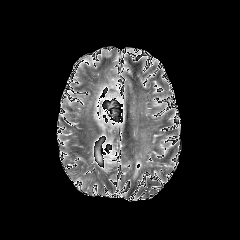
#> input picture PNG/processed/t2/101.png, 240 x 240 px, found by its file name
$ python findContoursl.py   (older library calls are emulated)
#> lines starting #> are read from the running program, lines starting #| are printed output that depends on the picture; after the words box and inside, x2 and y2 are one past the last pixel; in counts of white or black regions, pixels touching at a corner belong together
import cv2
import matplotlib.pyplot as plt
import os
import numpy as np

# imgfile = 'image.jpg'
# pngfile = 'mask.png'

img = cv2.imread(os.path.join('PNG2/preprocessed/Transverse/t1ce/101.png'), 1)
#> img is the input picture: shape (240, 240, 3); min 0, max 255, mean 36.5
img_original = img
mask = cv2.imread(os.path.join('PNG2/preprocessed/Transverse/truth/101.png'), 0)
#> mask: shape (240, 240); min 0, max 255, mean 36.5
# img = img_original
# img = cv2.imread(imgfile, 1)
# mask = cv2.imread(pngfile, 0)

plt.figure(figsize=(18, 6), facecolor='black')
plt.subplot(1, 3, 1)
plt.imshow(mask, cmap='gray')
# plt.imshow(img_original)
plt.axis('off')
# plt.tight_layout(pad=0)
# plt.show()
plt.subplot(1, 3, 2)
plt.imshow(img_original, cmap='gray')
plt.axis('off')

# _, contours, hierarchy = cv2.findContours(mask, cv2.RETR_TREE, cv2.CHAIN_APPROX_NONE)
contours, _ = cv2.findContours(mask, cv2.RETR_TREE, cv2.CHAIN_APPROX_SIMPLE)
#> contours = 31 contours, 30 with area under 20; largest, box (x1, y1, x2, y2) and area: (56, 46, 182, 202) 15710
# cv2.drawContours(img, contours, -1, (0, 0, 255), 2)
# img = img_original
cv2.drawContours(img, contours, -1, (0, 255, 255), 2)
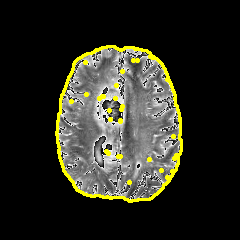
#> img: shape (240, 240, 3); 3.7% of pixels changed, all inside (x1, y1, x2, y2) = (55, 45, 183, 203)
# cv2.drawContours(img, contours, -1, (255, 0, 0), 2, hierarchy=hierarchy, maxLevel=True)

img = img[:, :, ::-1]
img[..., 2] = np.where(mask == 1, 255, img[..., 2])
#> img: shape (240, 240, 3); mean R, G, B 42.7, 42.7, 33.4

# [16 lines of commented-out code are left out]
plt.subplot(1, 3, 3)
plt.imshow(img)
plt.axis('off')
plt.tight_layout(pad=0)
plt.show()
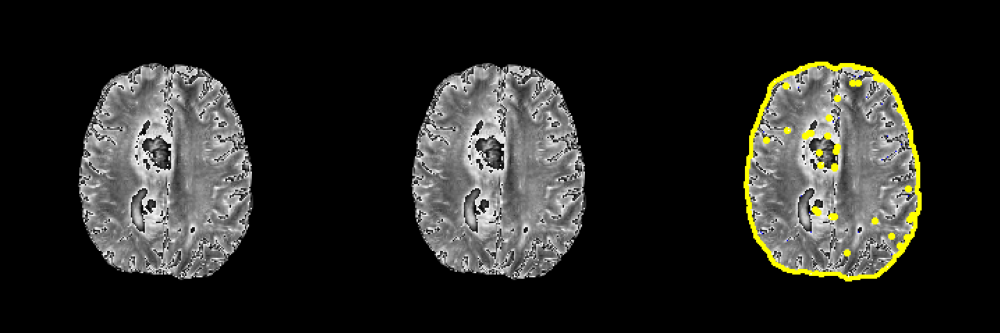
#> figure drawn by matplotlib, 3 panels

$ run again, with mask.png copied over PNG/processed/t2/101.png
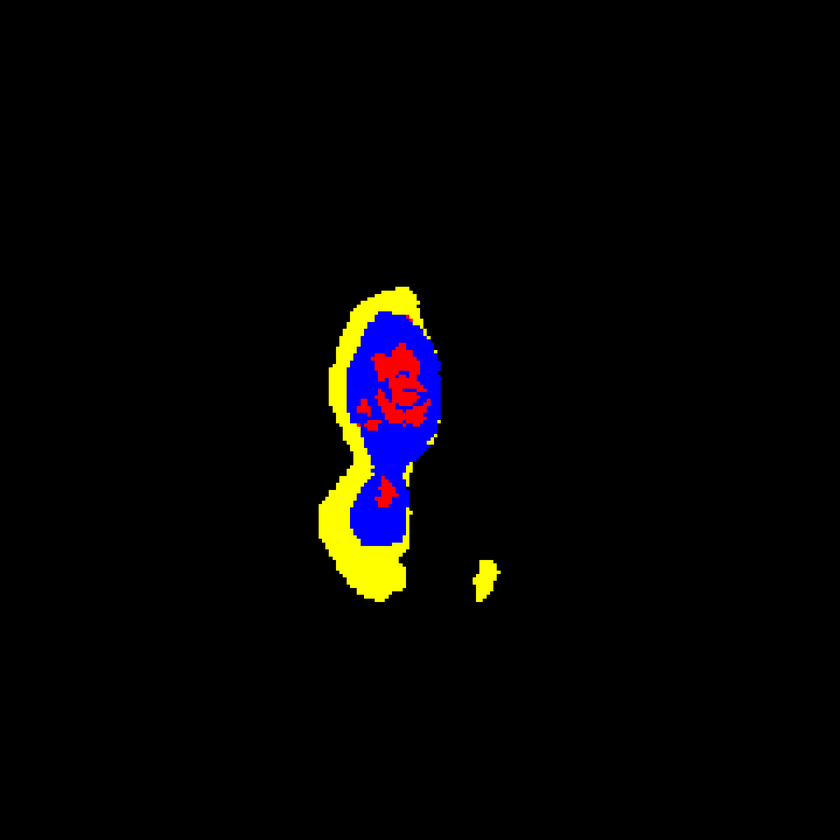
#> input picture mask.png, 840 x 840 px, shrunk from 1500 x 1500 before the run, found by its file name
#> img is the input picture: shape (840, 840, 3); mean B, G, R 4.2, 4, 5.2
#> `mask = cv2.imread(os.path.join('PNG2/preprocessed/Transverse/truth/101..`:
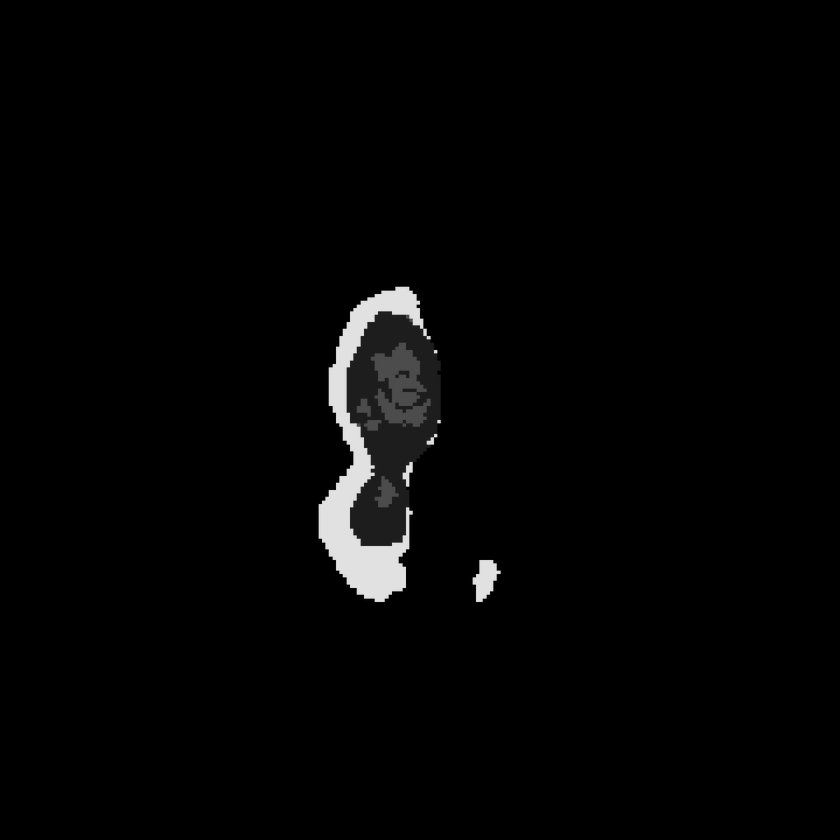
#> mask: shape (840, 840); min 0, max 227, mean 4.4
#> contours = 34 contours, 32 with area under 20; largest, box (x1, y1, x2, y2) and area: (318, 286, 441, 603) 25794, (472, 559, 501, 603) 736
#> `plt.show()`:
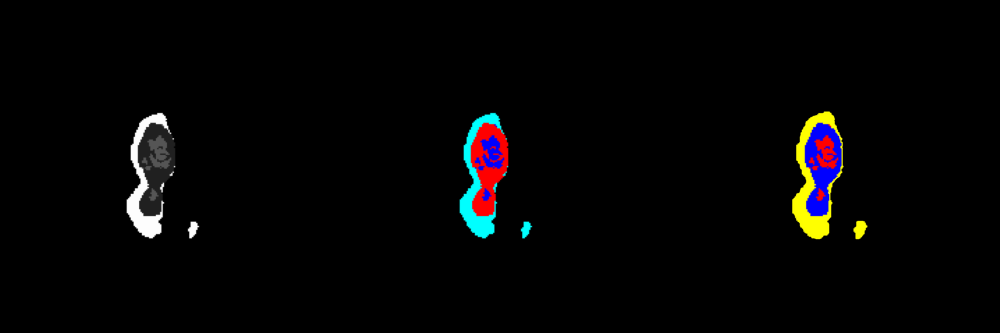
#> figure drawn by matplotlib, 3 panels; B, G, R data is drawn as R, G, B
